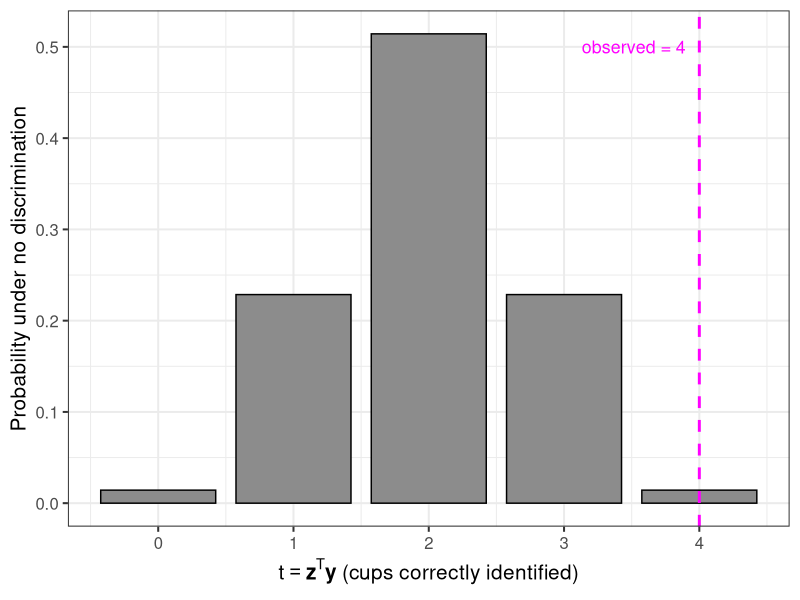
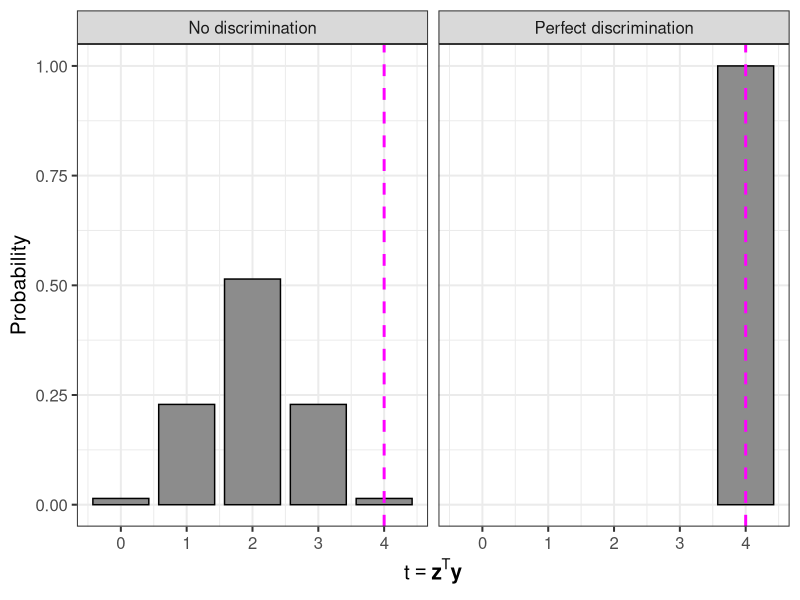

The R source for these figures, in order:
###############################################################################
## Fisher's "Lady Tasting Tea": randomization calculation and figures
##
## What this script does:
##   - computes the randomization distribution of Fisher's tea-tasting
##     experiment under the null hypothesis of no discrimination, and
##   - saves two figures into an "images/" folder.
##
## How to run it:
##   Put this file in its own folder, create an "images/" subfolder next to it,
##   then from that folder run, open file in RStudio and run it top to bottom.
##
## A note on style: argument names are written out (e.g. combn(x = 1:8, m = 4))
## whenever the name either teaches what an argument does or guards against
## silently swapping two arguments ("transposing" them, e.g. mixing up x and m).
## Names are dropped for an obvious single input, an operator, or a "..." item.
###############################################################################

## This script uses the ggplot2 package for its figures. If you do not already
## have it installed, run the next line once (delete the leading "#"), then put
## the "#" back so it does not re-install every time you run the script:
# install.packages("ggplot2")
library(ggplot2)

## ===========================================================================
## 1. The observed experiment  (this is the code chunk shown on the slide)
## ===========================================================================

# Observed assignment: 1 = milk-first, 0 = tea-first
z_obs <- c(1, 1, 1, 1, 0, 0, 0, 0)
# Taster's labels:     1 = says "milk-first", 0 = says "tea-first"
y_obs <- c(1, 1, 1, 1, 0, 0, 0, 0)

# Test statistic t = z^T y: number of milk-first cups (z = 1) that the
# taster also labels milk-first (y = 1)
t_obs <- sum(z_obs * y_obs)              # = 4 (all four correct)

## ===========================================================================
## 2. Two ways to list assignments
## ===========================================================================

# (a) ALL 2^8 = 256 assignments: each cup independently milk- or tea-first.
#     This is the Bernoulli assignment space (NOT Fisher's design).
all_256 <- expand.grid(rep(x = list(0:1), times = 8))
nrow(all_256)                            # = 256

# (b) Fisher's design: exactly 4 of the 8 cups are milk-first.
#     choose(8, 4) = 70 possible assignments; the other 4 are tea-first.
milk_first_sets <- combn(x = 1:8, m = 4)   # columns = the 70 choices
all_z <- apply(X = milk_first_sets, MARGIN = 2, FUN = function(cups) {
  z <- rep(x = 0, times = 8)             # start all tea-first
  z[cups] <- 1                           # set chosen cups milk-first
  z
})
ncol(all_z)                              # = 70

## ===========================================================================
## 3. Randomization distribution under NO DISCRIMINATION
## ===========================================================================

# Under no discrimination the labels y_obs are FIXED; only z varies.
# Recompute t = z^T y for each of the 70 assignments.
all_t <- apply(X = all_z, MARGIN = 2, FUN = function(z) sum(z * y_obs))

# Chance, under no discrimination, of a score as high as observed = 1/70
mean(all_t >= t_obs)                     # = 0.01428571

## ===========================================================================
## 4. Figure 1: the no-discrimination randomization distribution
##    (used on the "Is the observed result surprising?" slide)
## ===========================================================================

# Turn the 70 values of t into a probability for each possible value
null_df        <- as.data.frame(table(all_t) / length(all_t))
names(null_df) <- c("t", "prob")
null_df$t      <- as.integer(as.character(null_df$t))
null_df$prob   <- as.numeric(null_df$prob)

fig_null <- ggplot(data = null_df, mapping = aes(x = t, y = prob)) +
  geom_col(fill = "grey55", colour = "black", width = 0.85) +
  geom_vline(xintercept = t_obs, linetype = "dashed",
             colour = "magenta", linewidth = 1) +
  annotate(geom = "text", x = t_obs - 0.1, y = 0.5, label = "observed = 4",
           colour = "magenta", hjust = 1, size = 4.5) +
  scale_x_continuous(breaks = 0:4) +
  labs(x = expression(t == bold(z)^T * bold(y) ~ "(cups correctly identified)"),
       y = "Probability under no discrimination") +
  theme_bw(base_size = 15)

ggsave(filename = "images/fisher_null_dist.png", plot = fig_null,
       width = 8, height = 4, units = "in", dpi = 300)

## ===========================================================================
## 5. Figure 2: same design, two models (no vs perfect discrimination)
##    (used on the "Same design, two models" slide)
## ===========================================================================

# Under PERFECT discrimination the taster is always right: her labels track z,
# so t = z^T z = 4 for every assignment.
all_t_perfect <- apply(X = all_z, MARGIN = 2, FUN = function(z) sum(z * z))

perfect_df        <- as.data.frame(table(all_t_perfect) / length(all_t_perfect))
names(perfect_df) <- c("t", "prob")
perfect_df$t      <- as.integer(as.character(perfect_df$t))
perfect_df$prob   <- as.numeric(perfect_df$prob)

# Stack the two distributions, label each by its model, and plot side by side
two_models_df <- rbind(
  data.frame(null_df,    model = "No discrimination"),
  data.frame(perfect_df, model = "Perfect discrimination")
)

fig_two <- ggplot(data = two_models_df, mapping = aes(x = t, y = prob)) +
  geom_col(fill = "grey55", colour = "black", width = 0.85) +
  geom_vline(xintercept = t_obs, linetype = "dashed",
             colour = "magenta", linewidth = 1) +
  facet_wrap(facets = ~ model) +
  scale_x_continuous(breaks = 0:4) +
  scale_y_continuous(limits = c(0, 1)) +
  labs(x = expression(t == bold(z)^T * bold(y)), y = "Probability") +
  theme_bw(base_size = 15)

ggsave(filename = "images/fisher_two_models.png", plot = fig_two,
       width = 8, height = 3.6, units = "in", dpi = 300)
